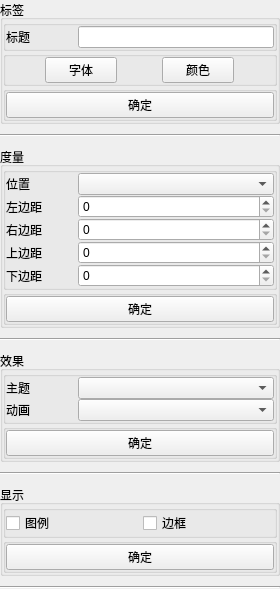
       <widget class="QWidget" name="W_Legend">
        <property name="geometry">
         <rect>
          <x>0</x>
          <y>0</y>
          <width>280</width>
          <height>558</height>
         </rect>
        </property>
        <attribute name="label">
         <string>图例</string>
        </attribute>
        <layout class="QVBoxLayout" name="verticalLayout_2">
         <property name="spacing">
          <number>10</number>
         </property>
         <property name="leftMargin">
          <number>0</number>
         </property>
         <property name="topMargin">
          <number>0</number>
         </property>
         <property name="rightMargin">
          <number>0</number>
         </property>
         <property name="bottomMargin">
          <number>0</number>
         </property>
         <item>
          <widget class="QGroupBox" name="GB_Legend_Label">
           <property name="title">
            <string>标签</string>
           </property>
           <layout class="QVBoxLayout" name="verticalLayout_3">
            <property name="spacing">
             <number>0</number>
            </property>
            <property name="leftMargin">
             <number>0</number>
            </property>
            <property name="topMargin">
             <number>0</number>
            </property>
            <property name="rightMargin">
             <number>0</number>
            </property>
            <property name="bottomMargin">
             <number>0</number>
            </property>
            <item>
             <widget class="QGroupBox" name="GB_Legend_Label_Form">
              <property name="title">
               <string/>
              </property>
              <layout class="QFormLayout" name="formLayout">
               <property name="horizontalSpacing">
                <number>0</number>
               </property>
               <property name="verticalSpacing">
                <number>0</number>
               </property>
               <property name="leftMargin">
                <number>0</number>
               </property>
               <property name="topMargin">
                <number>0</number>
               </property>
               <property name="rightMargin">
                <number>0</number>
               </property>
               <property name="bottomMargin">
                <number>0</number>
               </property>
               <item row="0" column="0">
                <widget class="QLabel" name="L_Legend_Label_Title">
                 <property name="sizePolicy">
                  <sizepolicy hsizetype="Fixed" vsizetype="Preferred">
                   <horstretch>0</horstretch>
                   <verstretch>0</verstretch>
                  </sizepolicy>
                 </property>
                 <property name="minimumSize">
                  <size>
                   <width>72</width>
                   <height>0</height>
                  </size>
                 </property>
                 <property name="text">
                  <string>标题</string>
                 </property>
                </widget>
               </item>
               <item row="0" column="1">
                <widget class="QLineEdit" name="LE_Legend_Label_Title"/>
               </item>
              </layout>
             </widget>
            </item>
            <item>
             <widget class="QGroupBox" name="GB_Legend_Label_Grid">
              <property name="title">
               <string/>
              </property>
              <layout class="QGridLayout" name="gridLayout_6">
               <property name="leftMargin">
                <number>0</number>
               </property>
               <property name="topMargin">
                <number>0</number>
               </property>
               <property name="rightMargin">
                <number>0</number>
               </property>
               <property name="bottomMargin">
                <number>0</number>
               </property>
               <item row="0" column="0">
                <widget class="QPushButton" name="PB_Legend_Label_Font">
                 <property name="sizePolicy">
                  <sizepolicy hsizetype="Fixed" vsizetype="Fixed">
                   <horstretch>0</horstretch>
                   <verstretch>0</verstretch>
                  </sizepolicy>
                 </property>
                 <property name="minimumSize">
                  <size>
                   <width>72</width>
                   <height>0</height>
                  </size>
                 </property>
                 <property name="maximumSize">
                  <size>
                   <width>72</width>
                   <height>16777215</height>
                  </size>
                 </property>
                 <property name="text">
                  <string>字体</string>
                 </property>
                </widget>
               </item>
               <item row="0" column="1">
                <widget class="QPushButton" name="PB_Legend_Label_Color">
                 <property name="sizePolicy">
                  <sizepolicy hsizetype="Fixed" vsizetype="Fixed">
                   <horstretch>0</horstretch>
                   <verstretch>0</verstretch>
                  </sizepolicy>
                 </property>
                 <property name="minimumSize">
                  <size>
                   <width>72</width>
                   <height>0</height>
                  </size>
                 </property>
                 <property name="maximumSize">
                  <size>
                   <width>72</width>
                   <height>16777215</height>
                  </size>
                 </property>
                 <property name="text">
                  <string>颜色</string>
                 </property>
                </widget>
               </item>
              </layout>
             </widget>
            </item>
            <item>
             <widget class="QGroupBox" name="GB_Legend_Label_Submit">
              <property name="title">
               <string/>
              </property>
              <layout class="QHBoxLayout" name="horizontalLayout">
               <property name="spacing">
                <number>0</number>
               </property>
               <property name="leftMargin">
                <number>0</number>
               </property>
               <property name="topMargin">
                <number>0</number>
               </property>
               <property name="rightMargin">
                <number>0</number>
               </property>
               <property name="bottomMargin">
                <number>0</number>
               </property>
               <item>
                <widget class="QPushButton" name="PB_Legend_Label_Submit">
                 <property name="sizePolicy">
                  <sizepolicy hsizetype="Expanding" vsizetype="Fixed">
                   <horstretch>0</horstretch>
                   <verstretch>0</verstretch>
                  </sizepolicy>
                 </property>
                 <property name="text">
                  <string>确定</string>
                 </property>
                </widget>
               </item>
              </layout>
             </widget>
            </item>
           </layout>
          </widget>
         </item>
         <item>
          <widget class="Line" name="L_Legend_Line_0">
           <property name="orientation">
            <enum>Qt::Horizontal</enum>
           </property>
          </widget>
         </item>
         <item>
          <widget class="QGroupBox" name="GB_Legend_Metrics">
           <property name="title">
            <string>度量</string>
           </property>
           <layout class="QVBoxLayout" name="verticalLayout_4">
            <property name="spacing">
             <number>0</number>
            </property>
            <property name="leftMargin">
             <number>0</number>
            </property>
            <property name="topMargin">
             <number>0</number>
            </property>
            <property name="rightMargin">
             <number>0</number>
            </property>
            <property name="bottomMargin">
             <number>0</number>
            </property>
            <item>
             <widget class="QGroupBox" name="GB_Legend_Metrics_Form">
              <property name="title">
               <string/>
              </property>
              <layout class="QFormLayout" name="formLayout_2">
               <property name="horizontalSpacing">
                <number>0</number>
               </property>
               <property name="verticalSpacing">
                <number>0</number>
               </property>
               <property name="leftMargin">
                <number>0</number>
               </property>
               <property name="topMargin">
                <number>0</number>
               </property>
               <property name="rightMargin">
                <number>0</number>
               </property>
               <property name="bottomMargin">
                <number>0</number>
               </property>
               <item row="0" column="0">
                <widget class="QLabel" name="L_Legend_Metrics_Location">
                 <property name="sizePolicy">
                  <sizepolicy hsizetype="Fixed" vsizetype="Preferred">
                   <horstretch>0</horstretch>
                   <verstretch>0</verstretch>
                  </sizepolicy>
                 </property>
                 <property name="minimumSize">
                  <size>
                   <width>72</width>
                   <height>0</height>
                  </size>
                 </property>
                 <property name="text">
                  <string>位置</string>
                 </property>
                </widget>
               </item>
               <item row="0" column="1">
                <widget class="QComboBox" name="CB_Legend_Metrics_Location"/>
               </item>
               <item row="1" column="0">
                <widget class="QLabel" name="L_Legend_Metrics_Left">
                 <property name="sizePolicy">
                  <sizepolicy hsizetype="Fixed" vsizetype="Preferred">
                   <horstretch>0</horstretch>
                   <verstretch>0</verstretch>
                  </sizepolicy>
                 </property>
                 <property name="minimumSize">
                  <size>
                   <width>72</width>
                   <height>0</height>
                  </size>
                 </property>
                 <property name="maximumSize">
                  <size>
                   <width>50</width>
                   <height>16777215</height>
                  </size>
                 </property>
                 <property name="text">
                  <string>左边距</string>
                 </property>
                 <property name="alignment">
                  <set>Qt::AlignLeading|Qt::AlignLeft|Qt::AlignVCenter</set>
                 </property>
                </widget>
               </item>
               <item row="1" column="1">
                <widget class="QSpinBox" name="SB_Legend_Metrics_Left"/>
               </item>
               <item row="2" column="0">
                <widget class="QLabel" name="L_Legend_Metrics_Right">
                 <property name="sizePolicy">
                  <sizepolicy hsizetype="Fixed" vsizetype="Preferred">
                   <horstretch>0</horstretch>
                   <verstretch>0</verstretch>
                  </sizepolicy>
                 </property>
                 <property name="minimumSize">
                  <size>
                   <width>72</width>
                   <height>0</height>
                  </size>
                 </property>
                 <property name="text">
                  <string>右边距</string>
                 </property>
                </widget>
               </item>
               <item row="2" column="1">
                <widget class="QSpinBox" name="SB_Legend_Metrics_Right"/>
               </item>
               <item row="3" column="0">
                <widget class="QLabel" name="L_Legend_Metrics_Top">
                 <property name="sizePolicy">
                  <sizepolicy hsizetype="Fixed" vsizetype="Preferred">
                   <horstretch>0</horstretch>
                   <verstretch>0</verstretch>
                  </sizepolicy>
                 </property>
                 <property name="minimumSize">
                  <size>
                   <width>72</width>
                   <height>0</height>
                  </size>
                 </property>
                 <property name="text">
                  <string>上边距</string>
                 </property>
                </widget>
               </item>
               <item row="3" column="1">
                <widget class="QSpinBox" name="SB_Legend_Metrics_Top"/>
               </item>
               <item row="4" column="0">
                <widget class="QLabel" name="L_Legend_Metrics_Bottom">
                 <property name="sizePolicy">
                  <sizepolicy hsizetype="Fixed" vsizetype="Preferred">
                   <horstretch>0</horstretch>
                   <verstretch>0</verstretch>
                  </sizepolicy>
                 </property>
                 <property name="minimumSize">
                  <size>
                   <width>72</width>
                   <height>0</height>
                  </size>
                 </property>
                 <property name="text">
                  <string>下边距</string>
                 </property>
                </widget>
               </item>
               <item row="4" column="1">
                <widget class="QSpinBox" name="SB_Legend_Metrics_Bottom"/>
               </item>
              </layout>
             </widget>
            </item>
            <item>
             <widget class="QGroupBox" name="GB_Legend_Metrics_Submit">
              <property name="title">
               <string/>
              </property>
              <layout class="QHBoxLayout" name="horizontalLayout_2">
               <property name="spacing">
                <number>0</number>
               </property>
               <property name="leftMargin">
                <number>0</number>
               </property>
               <property name="topMargin">
                <number>0</number>
               </property>
               <property name="rightMargin">
                <number>0</number>
               </property>
               <property name="bottomMargin">
                <number>0</number>
               </property>
               <item>
                <widget class="QPushButton" name="PB_Legend_Metrics_Submit">
                 <property name="sizePolicy">
                  <sizepolicy hsizetype="Expanding" vsizetype="Fixed">
                   <horstretch>0</horstretch>
                   <verstretch>0</verstretch>
                  </sizepolicy>
                 </property>
                 <property name="text">
                  <string>确定</string>
                 </property>
                </widget>
               </item>
              </layout>
             </widget>
            </item>
           </layout>
          </widget>
         </item>
         <item>
          <widget class="Line" name="L_Legend_Line_1">
           <property name="orientation">
            <enum>Qt::Horizontal</enum>
           </property>
          </widget>
         </item>
         <item>
          <widget class="QGroupBox" name="GB_Legend_Effect">
           <property name="title">
            <string>效果</string>
           </property>
           <layout class="QVBoxLayout" name="verticalLayout_5">
            <property name="spacing">
             <number>0</number>
            </property>
            <property name="leftMargin">
             <number>0</number>
            </property>
            <property name="topMargin">
             <number>0</number>
            </property>
            <property name="rightMargin">
             <number>0</number>
            </property>
            <property name="bottomMargin">
             <number>0</number>
            </property>
            <item>
             <widget class="QGroupBox" name="GB_Legend_Effect_Form">
              <property name="title">
               <string/>
              </property>
              <layout class="QFormLayout" name="formLayout_3">
               <property name="horizontalSpacing">
                <number>0</number>
               </property>
               <property name="verticalSpacing">
                <number>0</number>
               </property>
               <property name="leftMargin">
                <number>0</number>
               </property>
               <property name="topMargin">
                <number>0</number>
               </property>
               <property name="rightMargin">
                <number>0</number>
               </property>
               <property name="bottomMargin">
                <number>0</number>
               </property>
               <item row="0" column="0">
                <widget class="QLabel" name="L_Legend_Effect_Theme">
                 <property name="sizePolicy">
                  <sizepolicy hsizetype="Fixed" vsizetype="Preferred">
                   <horstretch>0</horstretch>
                   <verstretch>0</verstretch>
                  </sizepolicy>
                 </property>
                 <property name="minimumSize">
                  <size>
                   <width>72</width>
                   <height>0</height>
                  </size>
                 </property>
                 <property name="text">
                  <string>主题</string>
                 </property>
                </widget>
               </item>
               <item row="0" column="1">
                <widget class="QComboBox" name="CB_Legend_Effect_Theme"/>
               </item>
               <item row="1" column="0">
                <widget class="QLabel" name="L_Legend_Effect_Animation">
                 <property name="sizePolicy">
                  <sizepolicy hsizetype="Fixed" vsizetype="Preferred">
                   <horstretch>0</horstretch>
                   <verstretch>0</verstretch>
                  </sizepolicy>
                 </property>
                 <property name="minimumSize">
                  <size>
                   <width>72</width>
                   <height>0</height>
                  </size>
                 </property>
                 <property name="text">
                  <string>动画</string>
                 </property>
                </widget>
               </item>
               <item row="1" column="1">
                <widget class="QComboBox" name="CB_Legend_Effect_Animation"/>
               </item>
              </layout>
             </widget>
            </item>
            <item>
             <widget class="QGroupBox" name="GB_Legend_Effect_Submit">
              <property name="title">
               <string/>
              </property>
              <layout class="QHBoxLayout" name="horizontalLayout_4">
               <property name="spacing">
                <number>0</number>
               </property>
               <property name="leftMargin">
                <number>0</number>
               </property>
               <property name="topMargin">
                <number>0</number>
               </property>
               <property name="rightMargin">
                <number>0</number>
               </property>
               <property name="bottomMargin">
                <number>0</number>
               </property>
               <item>
                <widget class="QPushButton" name="PB_Legend_Effect_Submit">
                 <property name="sizePolicy">
                  <sizepolicy hsizetype="Expanding" vsizetype="Fixed">
                   <horstretch>0</horstretch>
                   <verstretch>0</verstretch>
                  </sizepolicy>
                 </property>
                 <property name="text">
                  <string>确定</string>
                 </property>
                </widget>
               </item>
              </layout>
             </widget>
            </item>
           </layout>
          </widget>
         </item>
         <item>
          <widget class="Line" name="L_Legend_Line_2">
           <property name="orientation">
            <enum>Qt::Horizontal</enum>
           </property>
          </widget>
         </item>
         <item>
          <widget class="QGroupBox" name="GB_Legend_Display">
           <property name="title">
            <string>显示</string>
           </property>
           <layout class="QVBoxLayout" name="verticalLayout_11">
            <property name="spacing">
             <number>0</number>
            </property>
            <property name="leftMargin">
             <number>0</number>
            </property>
            <property name="topMargin">
             <number>0</number>
            </property>
            <property name="rightMargin">
             <number>0</number>
            </property>
            <property name="bottomMargin">
             <number>0</number>
            </property>
            <item>
             <widget class="QGroupBox" name="GB_Legend_Display_Grid">
              <property name="title">
               <string/>
              </property>
              <layout class="QGridLayout" name="gridLayout_7">
               <property name="leftMargin">
                <number>0</number>
               </property>
               <property name="topMargin">
                <number>0</number>
               </property>
               <property name="rightMargin">
                <number>0</number>
               </property>
               <property name="bottomMargin">
                <number>0</number>
               </property>
               <item row="0" column="0">
                <widget class="QCheckBox" name="CB_Legend_Display_Legend">
                 <property name="text">
                  <string>图例</string>
                 </property>
                </widget>
               </item>
               <item row="0" column="1">
                <widget class="QCheckBox" name="CB_Legend_Display_Border">
                 <property name="text">
                  <string>边框</string>
                 </property>
                </widget>
               </item>
              </layout>
             </widget>
            </item>
            <item>
             <widget class="QGroupBox" name="GB_Legend_Display_Submit">
              <property name="title">
               <string/>
              </property>
              <layout class="QHBoxLayout" name="horizontalLayout_12">
               <property name="spacing">
                <number>0</number>
               </property>
               <property name="leftMargin">
                <number>0</number>
               </property>
               <property name="topMargin">
                <number>0</number>
               </property>
               <property name="rightMargin">
                <number>0</number>
               </property>
               <property name="bottomMargin">
                <number>0</number>
               </property>
               <item>
                <widget class="QPushButton" name="PB_Legend_Display_Submit">
                 <property name="text">
                  <string>确定</string>
                 </property>
                </widget>
               </item>
              </layout>
             </widget>
            </item>
           </layout>
          </widget>
         </item>
         <item>
          <widget class="Line" name="L_Legend_Line_3">
           <property name="orientation">
            <enum>Qt::Horizontal</enum>
           </property>
          </widget>
         </item>
         <item>
          <spacer name="S_Legend_Spacer">
           <property name="orientation">
            <enum>Qt::Vertical</enum>
           </property>
           <property name="sizeHint" stdset="0">
            <size>
             <width>20</width>
             <height>17</height>
            </size>
           </property>
          </spacer>
         </item>
        </layout>
       </widget>
